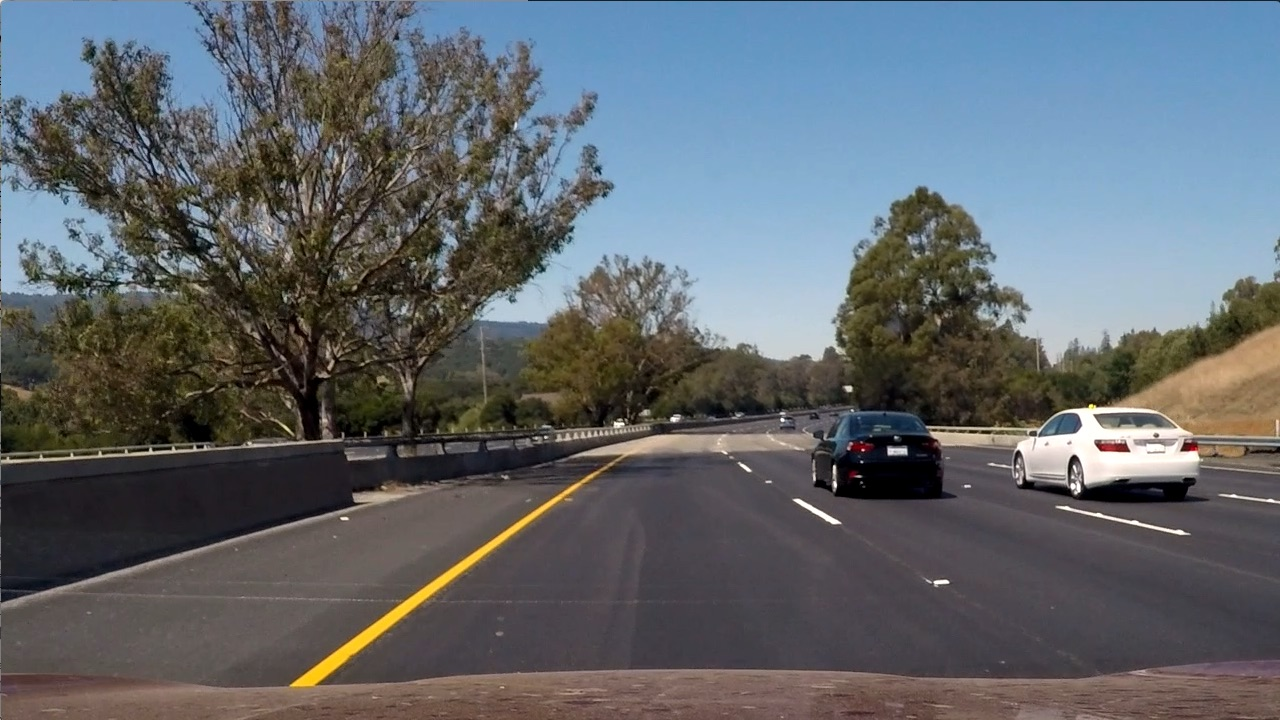
#> input picture Gradient and ColorSpaces/test6.jpg, 1280 x 720 px
$ jupyter execute 'rgb to hls.ipynb'
#> lines starting #> are read from the running program, lines starting #| are printed output that depends on the picture; after the words box and inside, x2 and y2 are one past the last pixel; in counts of white or black regions, pixels touching at a corner belong together
[cell 1]
import matplotlib.pyplot as plt
import matplotlib.image as mpimg
import numpy as np
import cv2

# Read in an image, you can also try test1.jpg or test4.jpg
image = mpimg.imread('test6.jpg')
#> image is the input picture: shape (720, 1280, 3); mean R, G, B 97, 102.6, 107.9

[cell 2]
# Define a function that thresholds the S-channel of HLS
# Use exclusive lower bound (>) and inclusive upper (<=)
def hls_select(img, thresh=(0, 255)):
    # 1) Convert to HLS color space
#> called with thresh = (50, 255)
    hls = cv2.cvtColor(img, cv2.COLOR_RGB2HLS)
#> hls: shape (720, 1280, 3); mean of channels 0, 1, 2 76.7, 102.2, 57.5
    # 2) Apply a threshold to the S channel
    s_channel = hls[:,:,2]
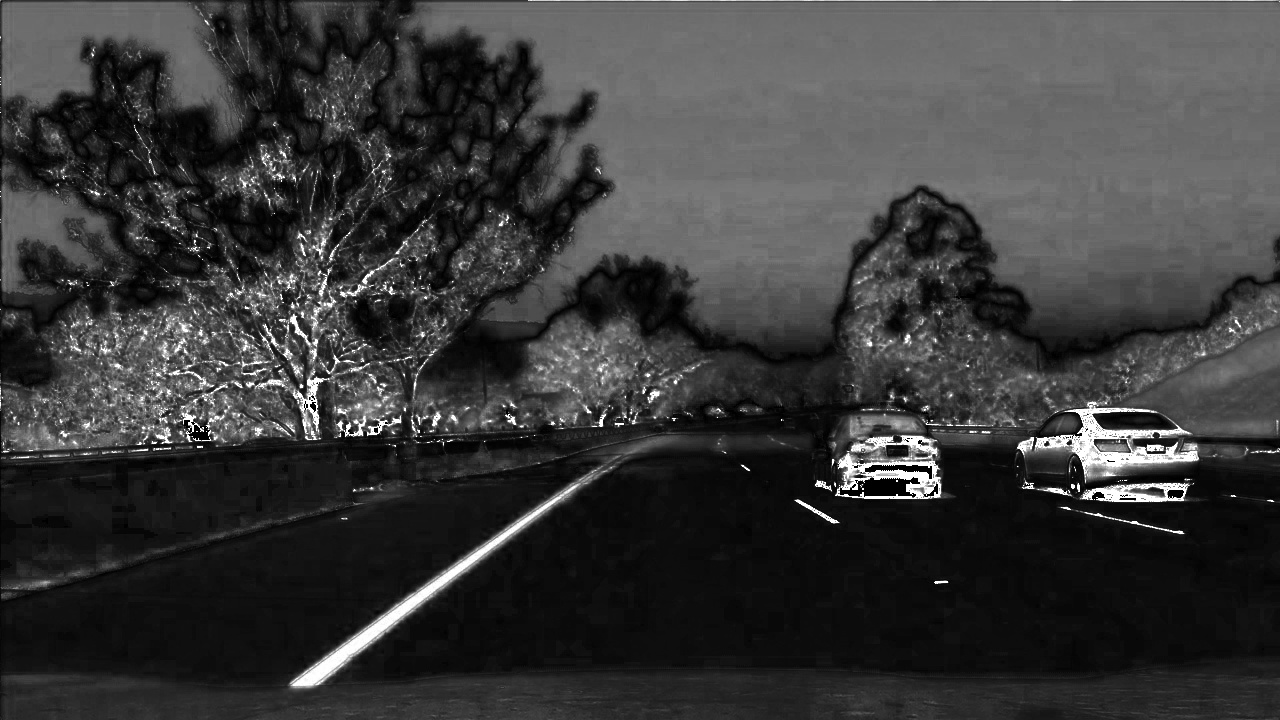
#> s_channel: shape (720, 1280); min 0, max 255, mean 57.5
    # 3) Return a binary image of threshold result
    binary_output = np.zeros_like(s_channel)
    binary_output[(s_channel > thresh[0]) & (s_channel < thresh[1])] = 1
    return binary_output

hls_binary = hls_select(image, thresh=(50, 255))
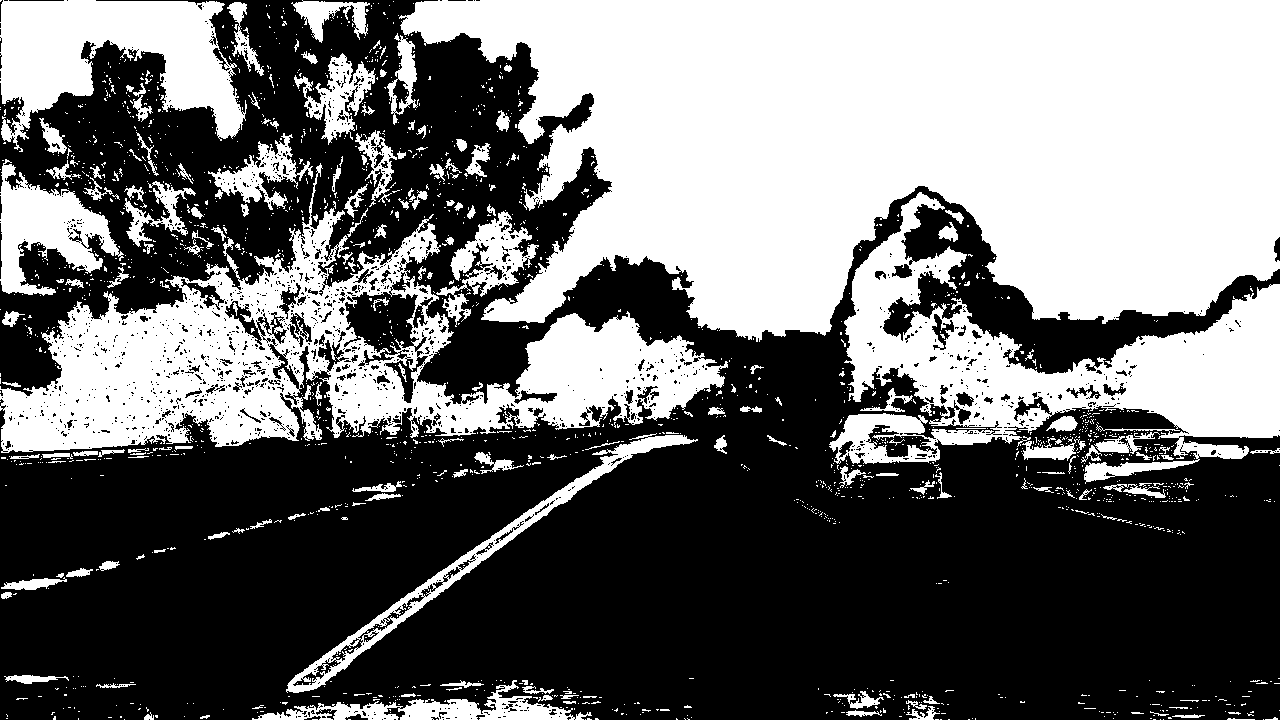
#> hls_binary: shape (720, 1280); values 0 (black) and 1 (white), 43.7% white; 1884 white regions (1691 under 20 px), largest, box (x1, y1, x2, y2) and area: (399, 0, 1280, 342) 215523, (0, 163, 728, 453) 68805, (829, 192, 1280, 484) 45466

[cell 3]
# Plot the result
f, (ax1, ax2) = plt.subplots(1, 2, figsize=(24, 9))
f.tight_layout()
ax1.imshow(image)
ax1.set_title('Original Image', fontsize=50)
ax2.imshow(hls_binary, cmap='gray')
ax2.set_title('Thresholded S', fontsize=50)
plt.subplots_adjust(left=0., right=1, top=0.9, bottom=0.)
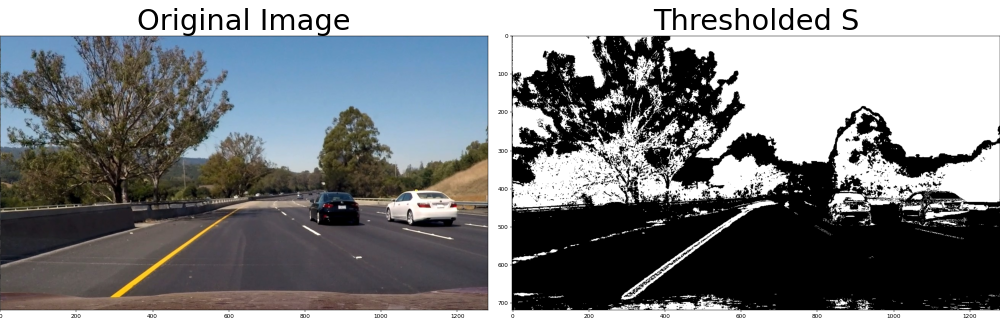
#> figure drawn by matplotlib, 2 panels

$ run again, with Gradient and ColorSpaces/test1.jpg copied over Gradient and ColorSpaces/test6.jpg
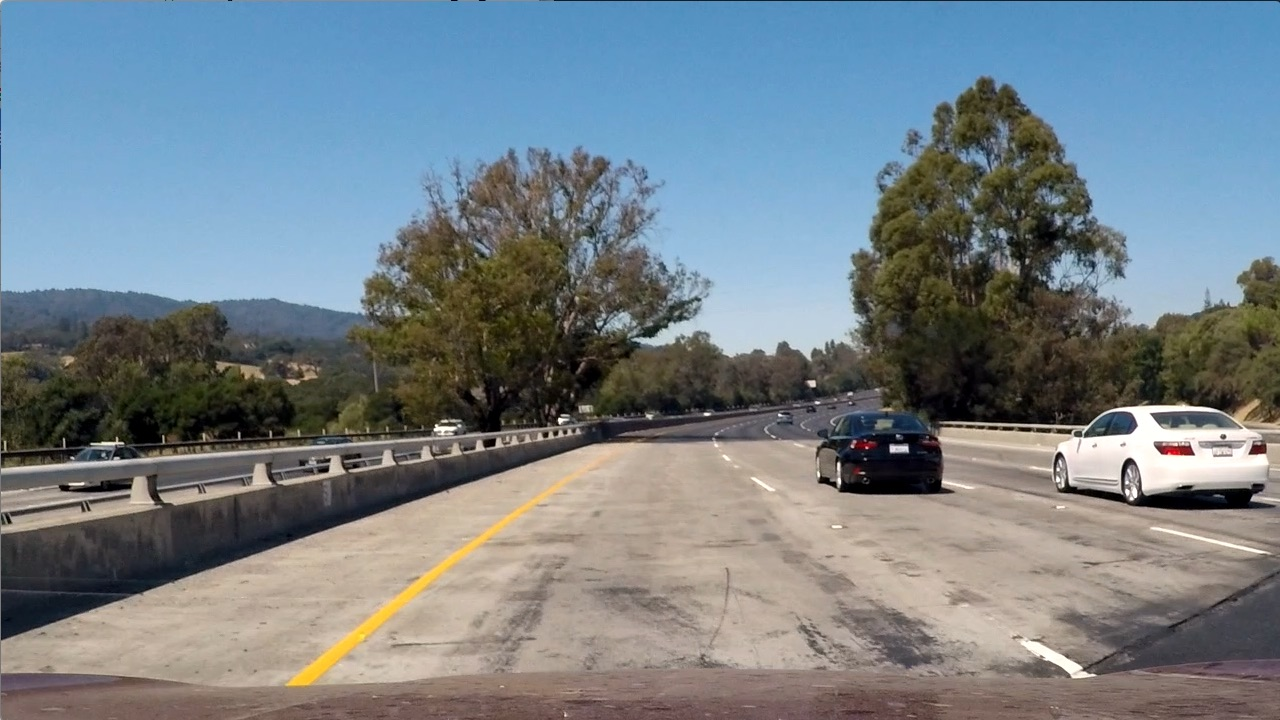
#> input picture Gradient and ColorSpaces/test1.jpg, 1280 x 720 px
#> image is the input picture: shape (720, 1280, 3); mean R, G, B 117.5, 128.7, 135.5
#> hls: shape (720, 1280, 3); mean of channels 0, 1, 2 60.2, 126.7, 74.4
#> `hls_binary = hls_select(image, thresh=(50, 255))`:
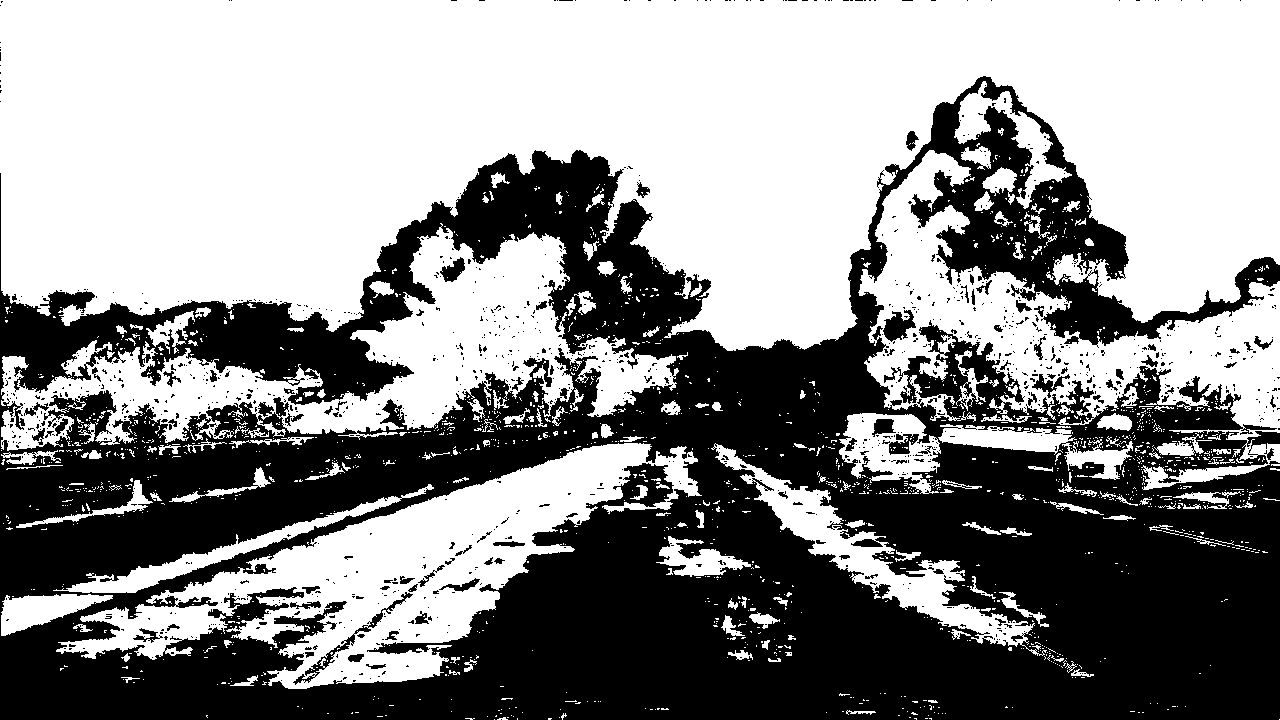
#> hls_binary: shape (720, 1280); values 0 (black) and 1 (white), 55.5% white; 1152 black regions (1057 under 20 px), largest, box (x1, y1, x2, y2) and area: (0, 76, 1280, 720) 399260, (293, 592, 413, 685) 751, (883, 310, 916, 342) 600
#> `[cell 3] # Plot the result f, (ax1, ax2) = plt.subplots(1, 2, figsize=..`:
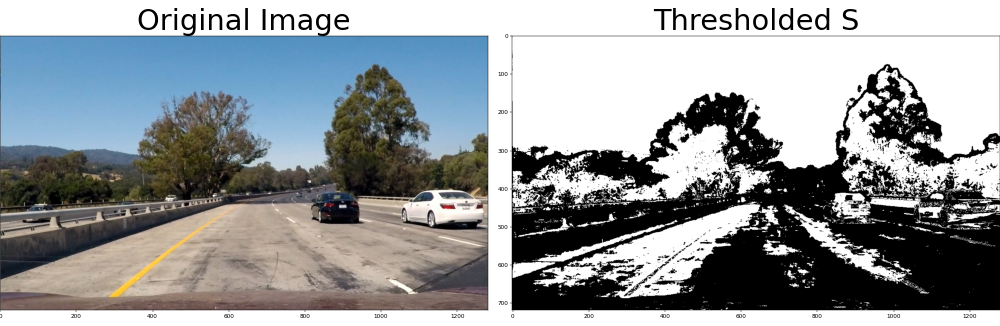
#> figure drawn by matplotlib, 2 panels

$ run again, with Gradient and ColorSpaces/test4.jpg copied over Gradient and ColorSpaces/test6.jpg
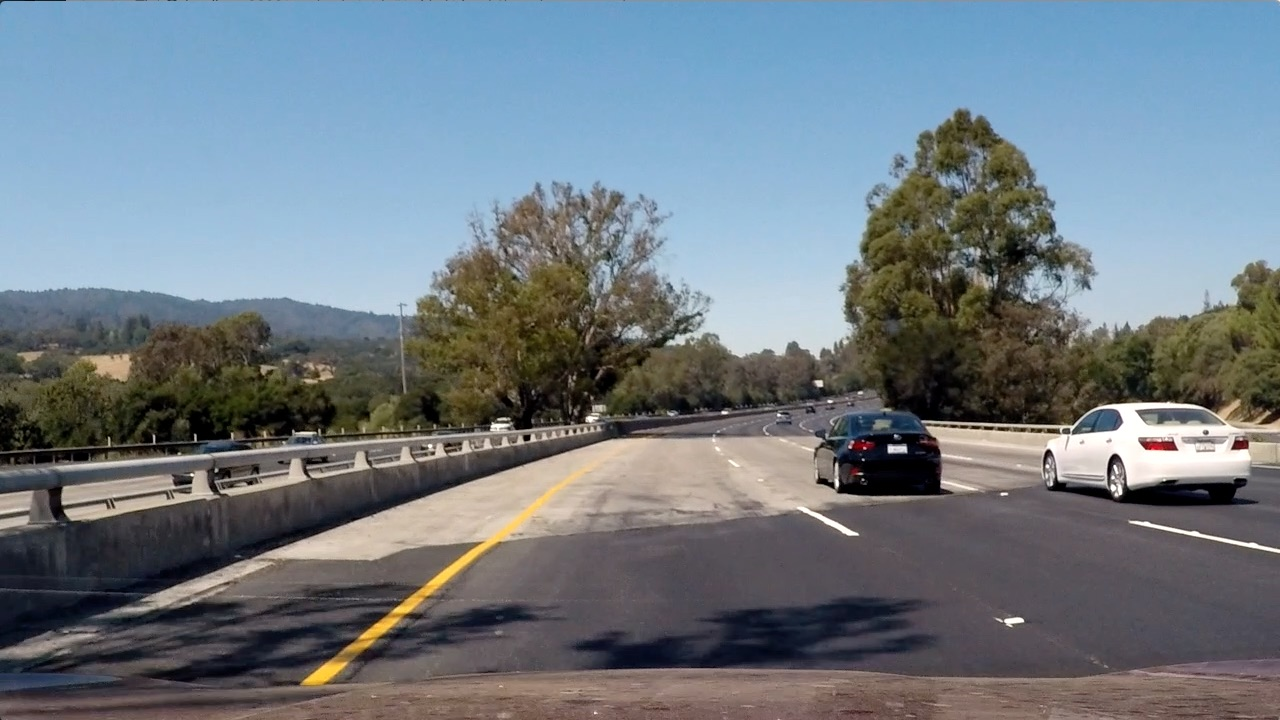
#> input picture Gradient and ColorSpaces/test4.jpg, 1280 x 720 px
#> image is the input picture: shape (720, 1280, 3); mean R, G, B 112.2, 122.7, 130.9
#> hls: shape (720, 1280, 3); mean of channels 0, 1, 2 80.5, 121.4, 71.8
#> `hls_binary = hls_select(image, thresh=(50, 255))`:
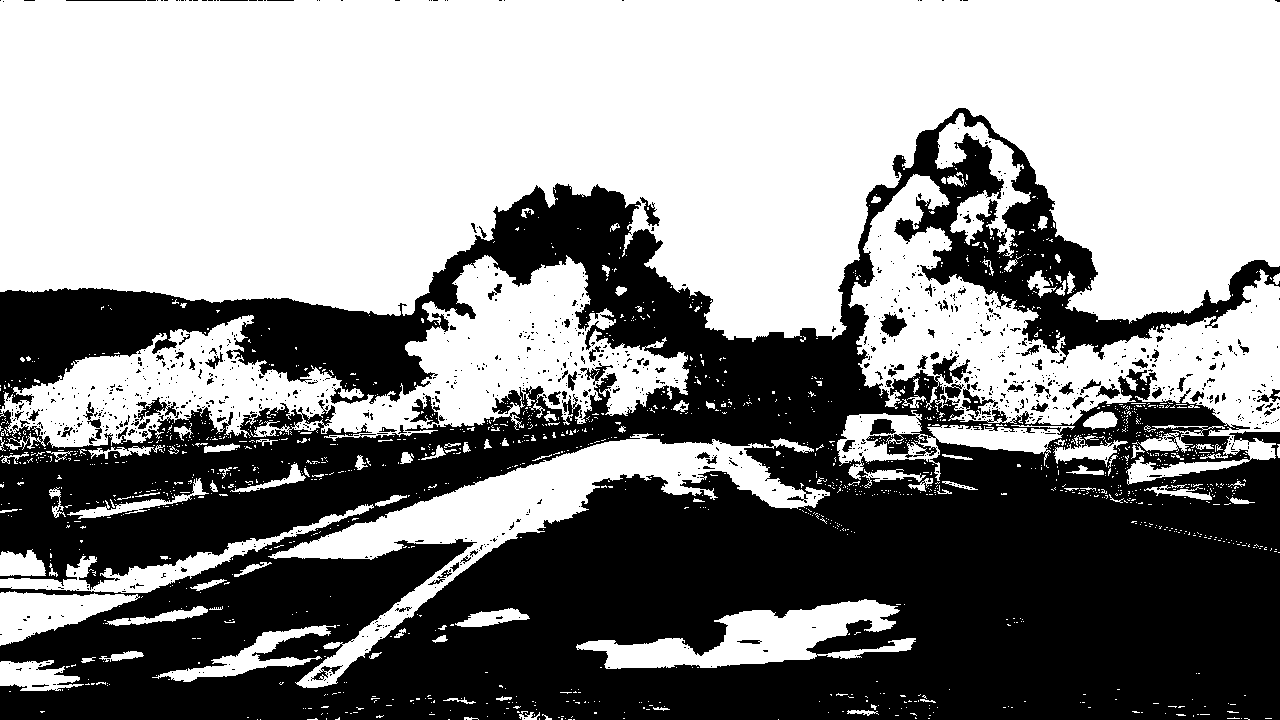
#> hls_binary: shape (720, 1280); values 0 (black) and 1 (white), 55% white; 1093 black regions (989 under 20 px), largest, box (x1, y1, x2, y2) and area: (0, 108, 1280, 720) 404079, (410, 395, 440, 425) 415, (880, 312, 907, 337) 391
#> `[cell 3] # Plot the result f, (ax1, ax2) = plt.subplots(1, 2, figsize=..`:
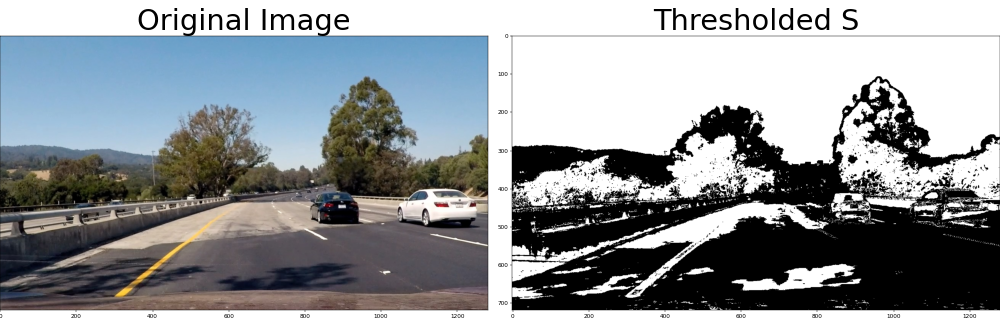
#> figure drawn by matplotlib, 2 panels

$ run again, with Gradient and ColorSpaces/signs_vehicles_xygrad.png saved as Gradient and ColorSpaces/test6.jpg
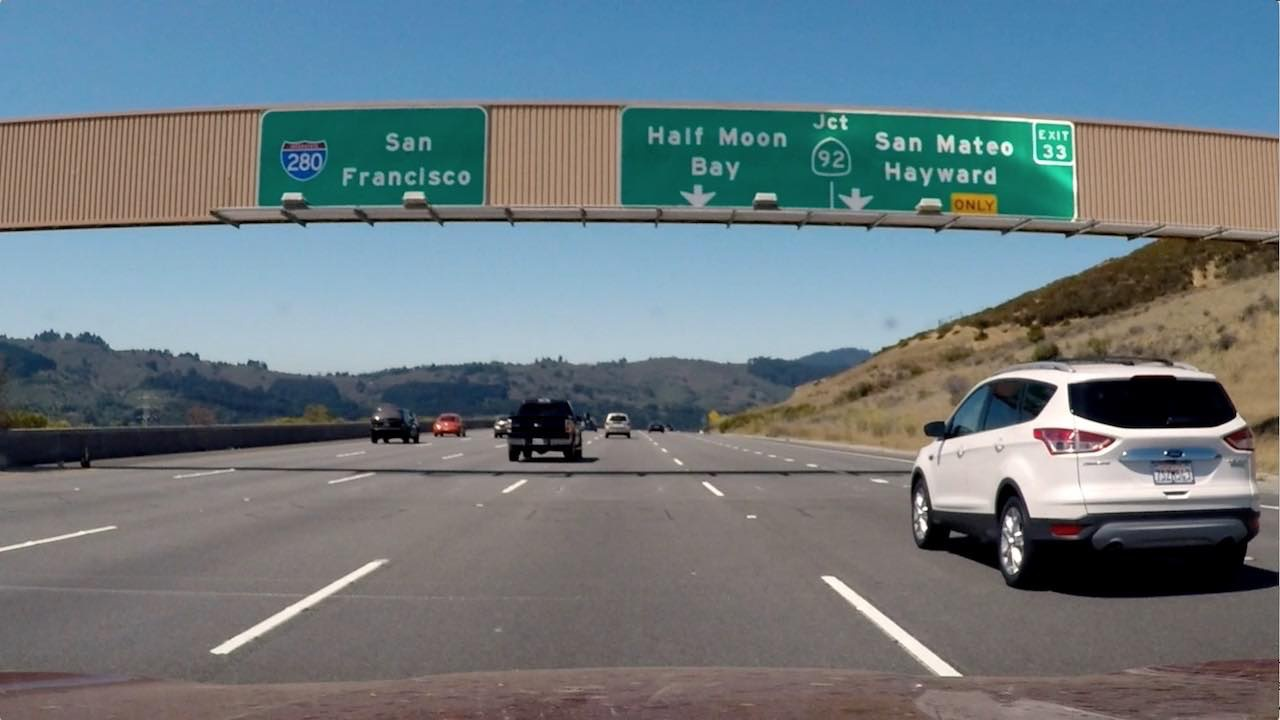
#> input picture Gradient and ColorSpaces/signs_vehicles_xygrad.png, 1280 x 720 px
#> image is the input picture: shape (720, 1280, 3); mean R, G, B 109.2, 121.6, 127.4
#> hls: shape (720, 1280, 3); mean of channels 0, 1, 2 60.6, 118.8, 64.4
#> `hls_binary = hls_select(image, thresh=(50, 255))`:
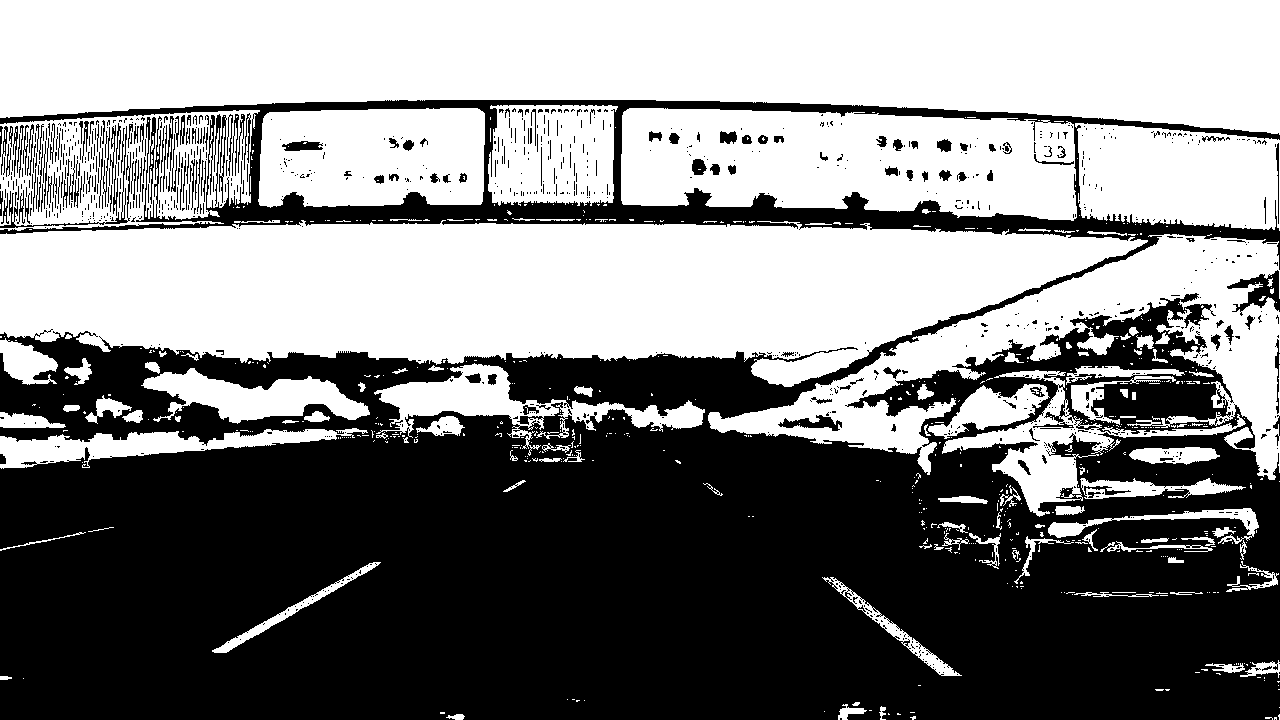
#> hls_binary: shape (720, 1280); values 0 (black) and 1 (white), 51% white; 1014 black regions (841 under 20 px), largest, box (x1, y1, x2, y2) and area: (0, 100, 1280, 720) 434785, (1227, 270, 1280, 316) 953, (0, 126, 131, 228) 628
#> `[cell 3] # Plot the result f, (ax1, ax2) = plt.subplots(1, 2, figsize=..`:
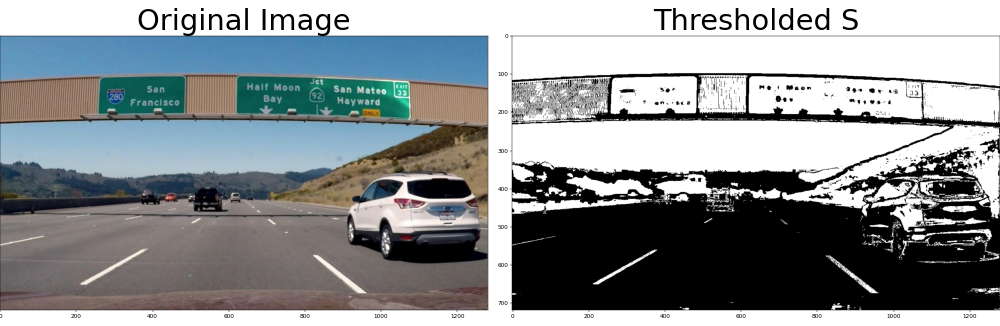
#> figure drawn by matplotlib, 2 panels
